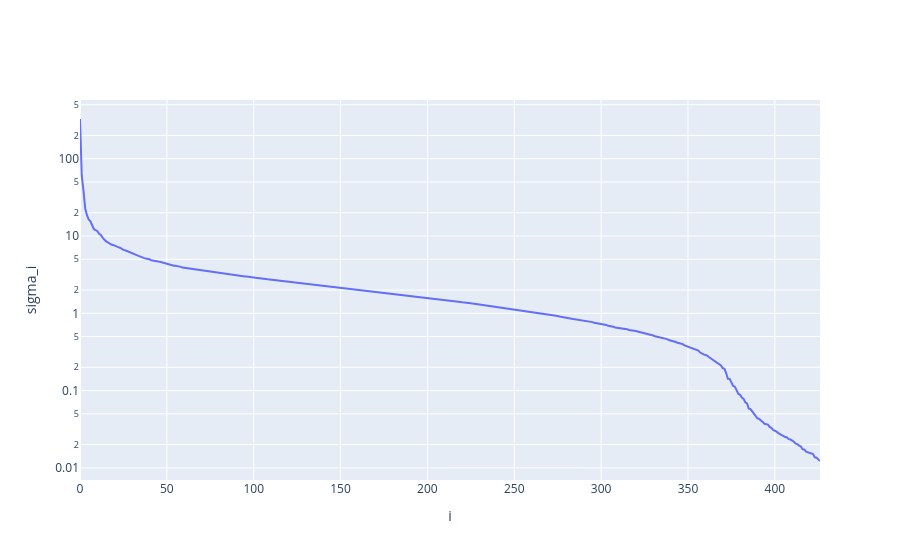

The code cell stored with this chart in its notebook:
### Markdown cell above
## 4. How fast the singular values fall

### Code cell
share = np.cumsum(s ** 2) / np.sum(s ** 2)
for k in [1, 5, 20, 50]:
    print(f'first {k:2d} singular values keep {share[k - 1]:.1%} of the sum of squares')
go.Figure(go.Scatter(y=s, mode='lines')).update_yaxes(type='log', title='sigma_i').update_xaxes(title='i').show()

### Figure 1 — Plotly figure (JSON) as saved in the notebook; plotly's stock layout.template omitted (floating-point values rounded to 4 significant figures; data arrays with more than 128 entries replaced by an {"elided": "..."} marker saying what was removed)
{"data": [{"mode": "lines", "type": "scatter", "y": {"elided": "427 float values"}}], "layout": {"xaxis": {"title": {"text": "i"}}, "yaxis": {"title": {"text": "sigma_i"}, "type": "log"}}}
